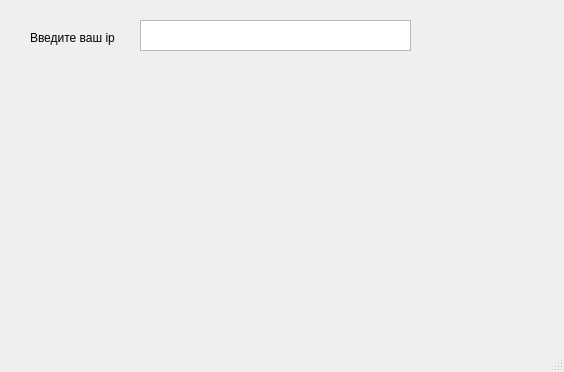
<?xml version="1.0" encoding="UTF-8"?>
<ui version="4.0">
 <class>MainWindow</class>
 <widget class="QMainWindow" name="MainWindow">
  <property name="enabled">
   <bool>true</bool>
  </property>
  <property name="geometry">
   <rect>
    <x>0</x>
    <y>0</y>
    <width>564</width>
    <height>372</height>
   </rect>
  </property>
  <property name="windowTitle">
   <string>Регистрация компьютера</string>
  </property>
  <widget class="QWidget" name="centralWidget">
   <widget class="QTextEdit" name="textEdit">
    <property name="geometry">
     <rect>
      <x>140</x>
      <y>20</y>
      <width>271</width>
      <height>31</height>
     </rect>
    </property>
   </widget>
   <widget class="QLabel" name="label">
    <property name="geometry">
     <rect>
      <x>30</x>
      <y>30</y>
      <width>101</width>
      <height>16</height>
     </rect>
    </property>
    <property name="text">
     <string>Введите ваш ip</string>
    </property>
   </widget>
  </widget>
  <widget class="QStatusBar" name="statusBar"/>
 </widget>
 <layoutdefault spacing="6" margin="11"/>
 <resources/>
 <connections/>
</ui>
